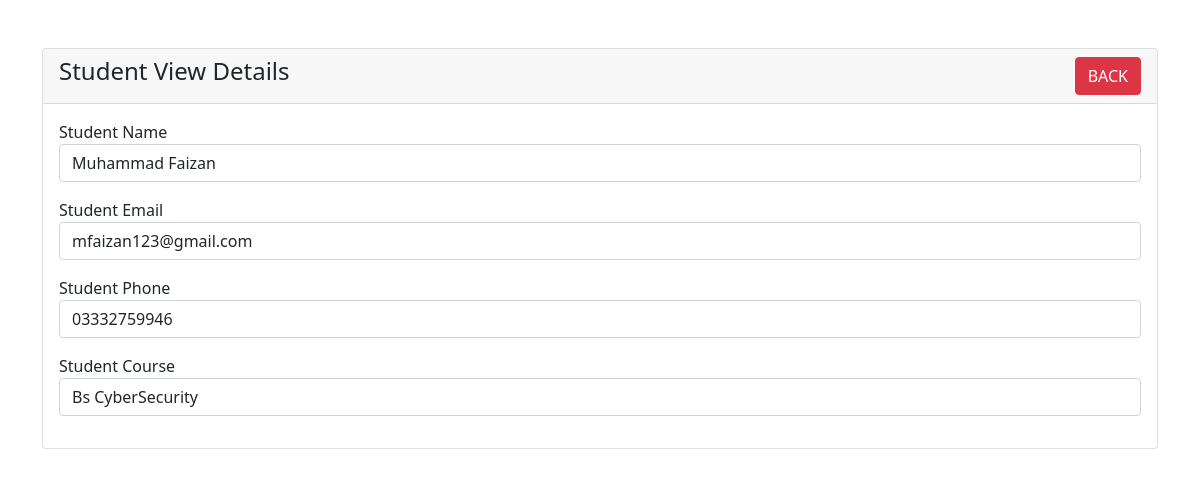
Page /student-view.php?id=4 on the committed database.
### tables this page shows
CREATE TABLE IF NOT EXISTS `students` (
  `id` int NOT NULL AUTO_INCREMENT,
  `name` varchar(191) NOT NULL,
  `email` varchar(191) NOT NULL,
  `phone` varchar(191) NOT NULL,
  `course` varchar(191) NOT NULL,
  PRIMARY KEY (`id`)
);

### student-view.php (the view, shortened to what this page needs)
<?php
require 'dbcon.php';
?>
<!doctype html>
<html lang="en">
  <head>
    <link href="https://cdn.jsdelivr.net/npm/bootstrap@5.1.3/dist/css/bootstrap.min.css" rel="stylesheet">
</head>
<body>
    <div class="container mt-5">
        <div class="row">
            <div class="col-md-12">
                <div class="card">
                    <div class="card-header">
                        <h4>Student View Details
                            <a href="index.php" class="btn btn-danger float-end">BACK</a>
                        </h4>
                    </div>
                    <div class="card-body">
                        <?php
                        if(isset($_GET['id']))
                        {
                            $student_id = mysqli_real_escape_string($con, $_GET['id']);
                            $query = "SELECT * FROM students WHERE id='$student_id' ";
                            $query_run = mysqli_query($con, $query);
                            if(mysqli_num_rows($query_run) > 0)
                            {
                                $student = mysqli_fetch_array($query_run);
                                ?>
                                    <div class="mb-3">
                                        <label>Student Name</label>
                                        <p class="form-control">
                                            <?=$student['name'];?>
                                        </p>
                                    </div>
                                    <div class="mb-3">
                                        <label>Student Email</label>
                                        <p class="form-control">
                                            <?=$student['email'];?>
                                        </p>
                                    </div>
                                    <div class="mb-3">
                                        <label>Student Phone</label>
                                        <p class="form-control">
                                            <?=$student['phone'];?>
                                        </p>
                                    </div>
                                    <div class="mb-3">
                                        <label>Student Course</label>
                                        <p class="form-control">
                                            <?=$student['course'];?>
                                        </p>
                                    </div>
                                <?php
                            }
                            else
                            {
                                echo "<h4>No Such Id Found</h4>";
                            }
                        }
                        ?>
                    </div>
                </div>
            </div>
        </div>
    </div>
</body>
</html>

### rows in the picture
students: name "Muhammad Faizan", email "mfaizan123@gmail.com", phone "03332759946", course "Bs CyberSecurity"
